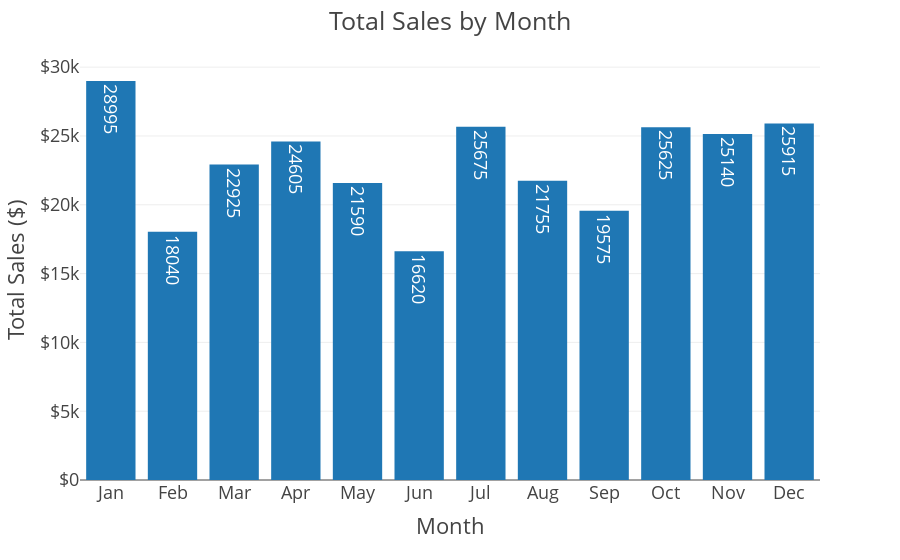

This figure's notebook cell:
### Code cell
# Create the Plotly figure with text parameter
fig = px.bar(df_monthly,
             x='month_name',
             y='total_sales',
             template=plotly_template,
             text='total_sales')

# Set the layout
fig.update_layout(
    title='Total Sales by Month',
    xaxis_title='Month',
    yaxis_title='Total Sales ($)',
    yaxis_tickprefix='$',
)

# Show the plot
fig.show()

# Save the chart as a PNG image
# fig.write_image(output_dir / 'monthly_sales.png',
#                 width=1200,
#                 height=400,
#                 scale=4)

### Figure 1 — Plotly figure (JSON) as saved in the notebook; plotly's stock layout.template omitted (floating-point values rounded to 4 significant figures)
{"data": [{"alignmentgroup": "True", "hovertemplate": "month_name=%{x}<br>total_sales=%{text}<extra></extra>", "legendgroup": "", "marker": {"color": "#1F77B4", "pattern": {"shape": ""}}, "name": "", "offsetgroup": "", "orientation": "v", "showlegend": false, "text": [28995, 18040, 22925, 24605, 21590, 16620, 25675, 21755, 19575, 25625, 25140, 25915], "textposition": "auto", "type": "bar", "x": ["Jan", "Feb", "Mar", "Apr", "May", "Jun", "Jul", "Aug", "Sep", "Oct", "Nov", "Dec"], "xaxis": "x", "y": [28995, 18040, 22925, 24605, 21590, 16620, 25675, 21755, 19575, 25625, 25140, 25915], "yaxis": "y"}], "layout": {"barmode": "relative", "legend": {"tracegroupgap": 0}, "margin": {"t": 60}, "title": {"text": "Total Sales by Month"}, "xaxis": {"anchor": "y", "domain": [0, 1], "title": {"text": "Month"}}, "yaxis": {"anchor": "x", "domain": [0, 1], "tickprefix": "$", "title": {"text": "Total Sales ($)"}}}}
